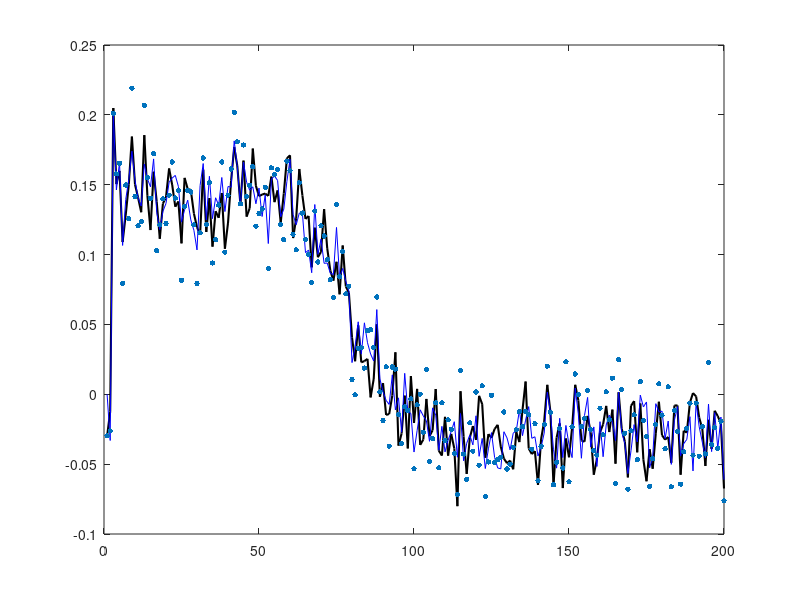
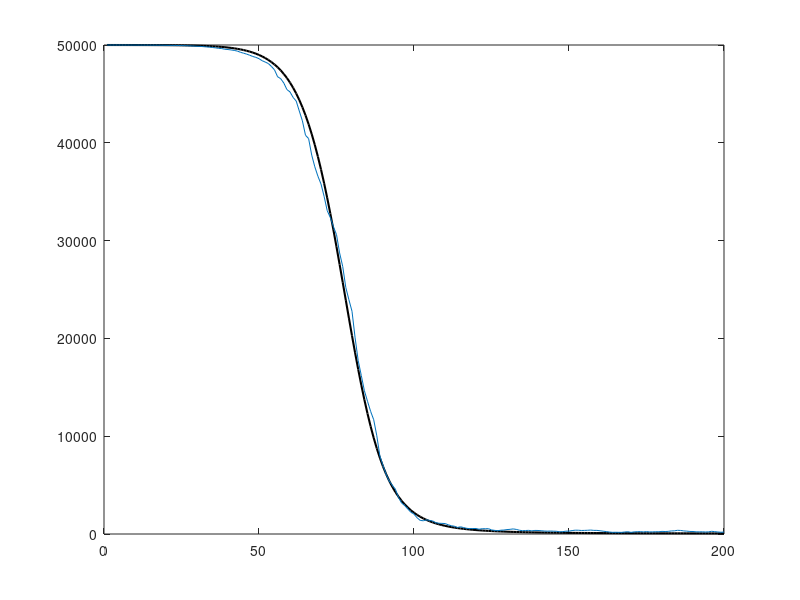
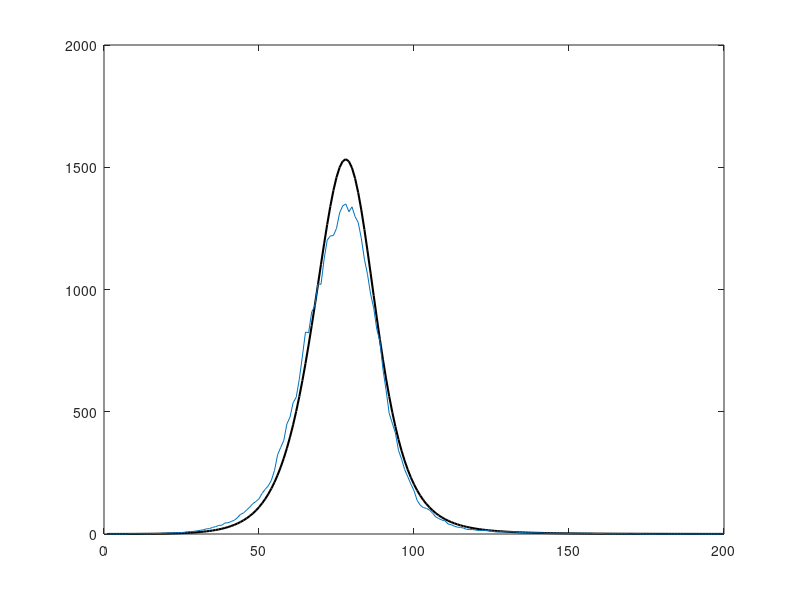
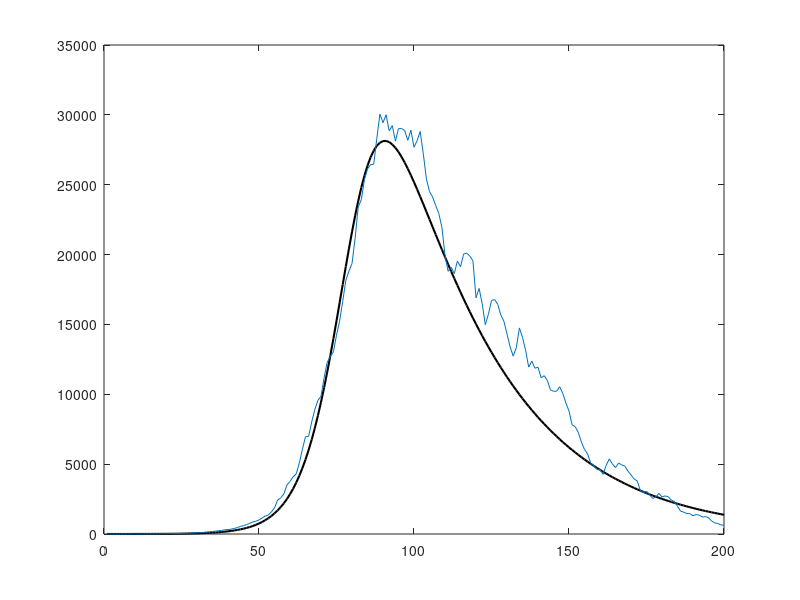

Here is the MATLAB script that generated these plots, in order:
clear all
close all
clc

%------------------------------
%           GENERATE DATA
%------------------------------


% Settings
T = 200;     % Time series length

% Transition functions
fs = @(S, I, N, b) S - b*S.*I./N;
fe = @(S, E, I, N, a, b) (1-a)*E + b*S.*I./N;
fi = @(E, I, a, ga) (1 - ga)*I + a*E;
fr = @(I, R, ga) R + ga*I;
f = @(I, E, a, ga) -ga + a*(E./I); 


% True constants
beta = 0.2;
alpha = 1.2;
gamma = 0.03;
var_g = 0.02;
var_y = 0.02;

% Initial conditions
R(1) = 0;
I(1) = 1;
E(1) = 0;
N0 = 50000;
S(1) = N0 - I(1);
g(1) = f(I(1), E(1), alpha, gamma);
y(1) = normrnd(g(1), var_y);


% Generate data
for t = 2:T
    % Deterministic
    S(t) = fs(S(t-1), I(t-1), N0, beta);
    E(t) = fe(S(t-1), E(t-1), I(t-1), N0, alpha, beta);
    I(t) = fi(E(t-1), I(t-1), alpha, gamma);
    R(t) = fr(I(t-1), R(t-1), gamma);


    % Stochastic
    g(t) = f(I(t-1), E(t-1), alpha, gamma) + normrnd(0, var_g);
    y(t) = g(t) + normrnd(0, var_y);

end



%------------------------------
%           PARTICLE FILTER  
%------------------------------


% Number of particles
M = 200;

% Initialize
lambda = 1;
Ix = poissrnd(lambda, 1, M);
Ix(Ix==0) = 1;
Sx = N0 - Ix;
S_est = mean(Sx);
Ex = zeros(1,M);
Rx = zeros(1,M);

% Params
beta_x = beta;
gamma_x = gamma;
alpha_x = alpha;
var_gx = var_g;

% TIME
for t = 2:T


    % PROPOSE PARTICLES
    mean_g(t, :) = f(Ix(t-1, :), Ex(t-1, :), alpha_x, gamma_x);
    x_p = mvnrnd(mean_g(t,:), var_gx*eye(M));


    % Deterministic Update
    Sx(t,:) = fs(Sx(t-1,:), Ix(t-1,:), N0, beta_x);
    Ex(t,:) = fe(Sx(t-1,:), Ex(t-1,:), Ix(t-1,:), N0, alpha_x, beta_x);   
    Rx(t,:) = fr(Ix(t-1,:), Rx(t-1,:), gamma_x);
    Ix(t,:) = (1 + x_p).*Ix(t-1,:);

    % COMPUTE WEIGHTS
    log_w = -0.5*log(2*pi*var_y) - 0.5*((y(t) - x_p).^2)/var_y;

    % NORMALIZE
    w = exp(log_w - max(log_w));
    w = w./sum(w);

    % RESAMPLE
    idx = datasample(1:M, M, 'Weights', w);

    % Propagate new samples
    x_p = x_p(idx);
    Sx(t,:) = Sx(t, idx);
    Ix(t,:) = Ix(t, idx);
    Rx(t,:) = Rx(t, idx);
    Ex(t,:) = Ex(t, idx);


    % Obtain estimates
    x_est(t) = mean(x_p);
    S_est(t) = round(mean(Sx(t,:),2));
    I_est(t) = round(mean(Ix(t,:),2));
    R_est(t) = round(mean(Rx(t,:),2));
    E_est(t) = round(mean(Ex(t,:),2));
end



%------------------------------
%           PLOTS
%------------------------------

lwd = 1.5;
figure(1)
plot(1:T,g, 'k', 'linewidth', lwd)
hold on
plot(1:T, x_est, 'b')
hold on
scatter(1:T,y, 15, 'filled')

figure(2)
plot(1:T,S,  'k', 'linewidth', lwd)
hold on
plot(1:T, S_est)


figure(3)
plot(1:T, E,  'k', 'linewidth', lwd)
hold on
plot(1:T, E_est)


figure(4)
plot(1:T, I,  'k', 'linewidth', lwd)
hold on
plot(1:T, I_est)


figure(5)
plot(1:T, R,  'k', 'linewidth', lwd)
hold on
plot(1:T, R_est)


% figure(6)
% plot(1:T,S,'linewidth', lwd)
% hold on
% plot(E,'linewidth', lwd)
% hold on
% plot(I,'linewidth', lwd)
% hold on
% plot(R,'linewidth', lwd)
% hold on
% plot(1:T,S_est,'LineStyle', "--",'linewidth', lwd)
% hold on
% plot(E_est,'LineStyle', "--",'linewidth', lwd)
% hold on
% plot(I_est,'LineStyle', "--",'linewidth', lwd)
% hold on
% plot(R_est,'LineStyle', "--",'linewidth', lwd)
% legend('S', 'E', 'I', 'R')

